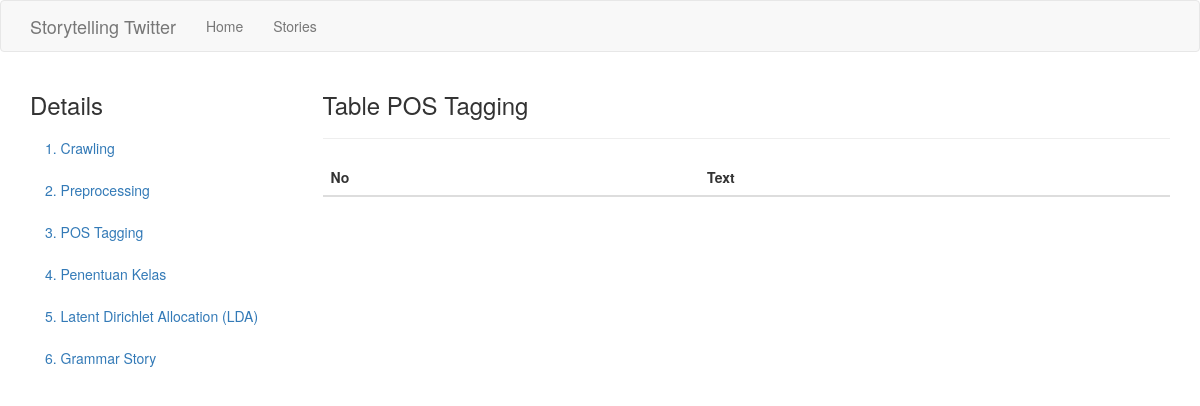
The app's page /stories/1/details/postag, older data.
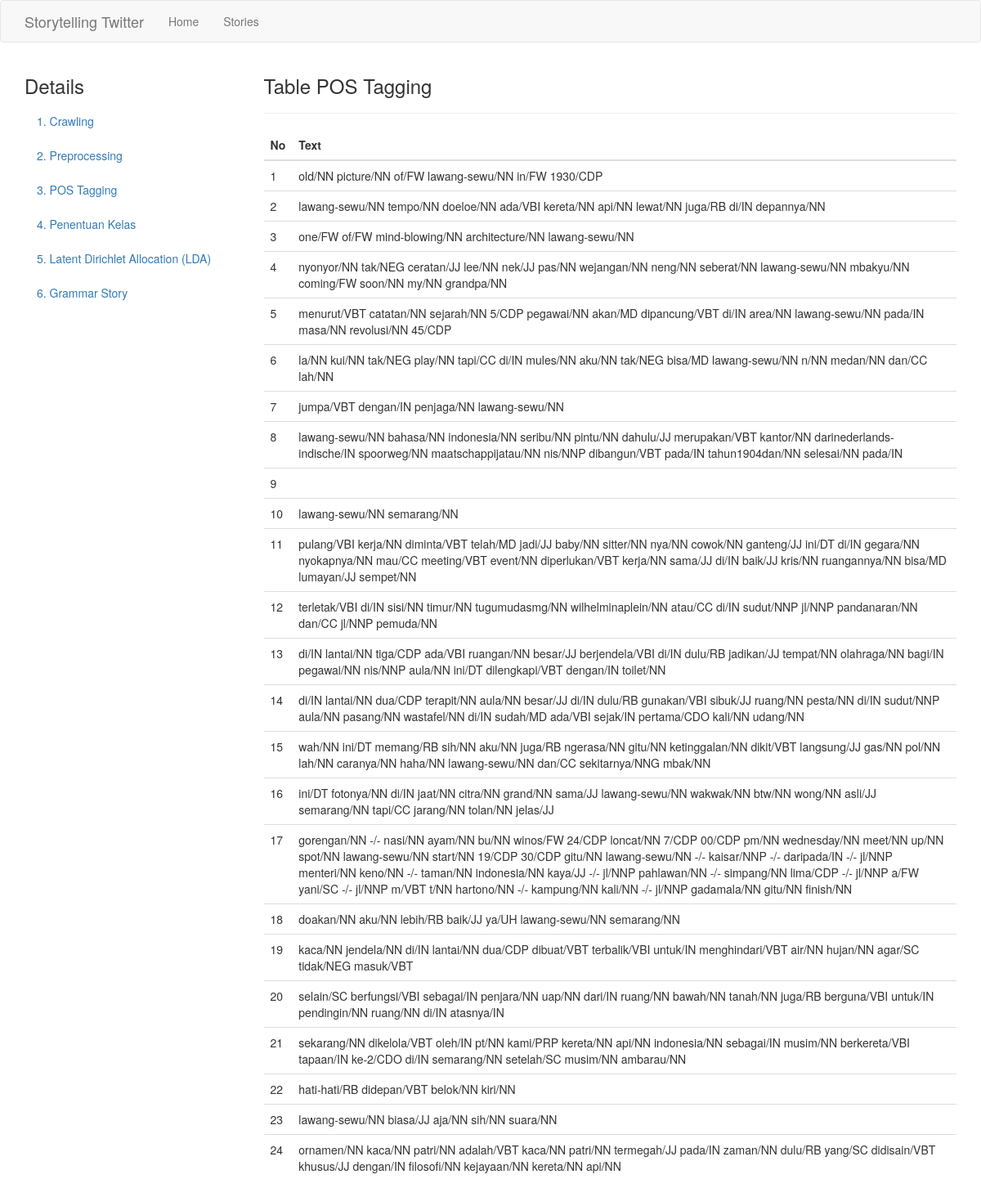
The same page, newer data.
### app/models.py (models this page shows, shortened)
class PosTag(db.Model):
    __tablename__ = 'postag'
    id = db.Column(db.Integer, primary_key=True)
    text = db.Column(db.String(200))
    tweet_id = db.Column(db.Integer, db.ForeignKey('tweet.id'), nullable=False)
    crawler_id = db.Column(db.Integer, db.ForeignKey('crawler.id'), nullable=False)

### app/main/routes.py (the view)
@bp.route('/stories/<int:id>/details/postag', methods=['GET', 'POST'])
def get_postag(id):
    postag = PosTag.query.filter_by(crawler_id=id)
    return render_template("details_postag.html", crawler_id=id, postag=postag)

### app/templates/details_postag.html (shortened to what this page needs)
{% extends 'bootstrap/base.html' %}
{% block head %}
{{super()}}
<link rel="stylesheet" href="https://maxcdn.bootstrapcdn.com/bootstrap/3.3.7/css/bootstrap.min.css">
<link rel="stylesheet" href="https://cdn.datatables.net/1.10.19/css/dataTables.bootstrap.min.css">
{% endblock %}
{% block navbar %}
<nav class="navbar navbar-default">
  <div class="container">
    <div class="navbar-header">
      <a class="navbar-brand" href="{{ url_for('main.index') }}">{{ _('Storytelling Twitter') }}</a>
    </div>
    <div class="collapse navbar-collapse" id="bs-example-navbar-collapse-1">
      <ul class="nav navbar-nav">
        <li><a href="{{ url_for('main.index') }}">{{ _('Home') }}</a></li>
        <li><a href="{{ url_for('main.stories') }}">{{ _('Stories') }}</a></li>
      </ul>
    </div>
  </div>
</nav>
{% endblock %}
{% block content %}
<div class="container">
  <div class="row">
    <nav class="col-sm-3" id="myScrollspy">
      <ol class="nav nav-stacked" id="sidebar" data-spy="affix" data-offset-top="0">
        <h3>Details</h3>
        <li><a href="{{url_for('main.get_crawling', id=crawler_id)}}">1. Crawling</a></li>
        <li><a href="{{url_for('main.get_preprocessing', id=crawler_id)}}">2. Preprocessing</span></a></li>
        <li><a href="{{url_for('main.get_postag', id=crawler_id)}}">3. POS Tagging</a></li>
        <li><a href="{{url_for('main.get_kelas', id=crawler_id)}}">4. Penentuan Kelas</a></li>
        <li><a href="{{url_for('main.get_lda', id=crawler_id)}}">5. Latent Dirichlet Allocation (LDA)</a></li>
        <li><a href="{{url_for('main.get_grammar_story', id=crawler_id)}}">6. Grammar Story</a></li>
      </ol>
    </nav>
    <div class="col-md-9">
      <h3>Table POS Tagging</h3>
      <hr>
      <table class="table table-stripped" id="tblPostag">
        <thead>
          <th>No</th>
          <th>Text</th>
        </thead>
        <tbody>
          {% set ns = namespace(i=1) %}
          {% for item in postag %}
          <tr>
            <td>{{ ns.i }}</td>
            <td>{{ item.text }}</td>
          </tr>
          {% set ns.i = ns.i+1 %}
          {% endfor %}
        </tbody>
      </table>
    </div>
  </div>
</div>
{% endblock %}

Row changes from the older to the newer data that the page shows:
added PosTag: i "1", text "old/NN picture/NN of/FW lawang-sewu/NN in/FW 1930/CDP"
added PosTag: i "2", text "lawang-sewu/NN tempo/NN doeloe/NN ada/VBI kereta/NN api/NN lewat/NN juga/RB di/IN depannya/NN"
added PosTag: i "3", text "one/FW of/FW mind-blowing/NN architecture/NN lawang-sewu/NN"
added PosTag: i "4", text "nyonyor/NN tak/NEG ceratan/JJ lee/NN nek/JJ pas/NN wejangan/NN neng/NN seberat/NN lawang-sewu/NN mbakyu/NN coming/FW soon/NN my/NN grandpa/NN"
added PosTag: i "5", text "menurut/VBT catatan/NN sejarah/NN 5/CDP pegawai/NN akan/MD dipancung/VBT di/IN area/NN lawang-sewu/NN pada/IN masa/NN revolusi/NN 45/CDP"
added PosTag: i "6", text "la/NN kui/NN tak/NEG play/NN tapi/CC di/IN mules/NN aku/NN tak/NEG bisa/MD lawang-sewu/NN n/NN medan/NN dan/CC lah/NN"
added PosTag: i "7", text "jumpa/VBT dengan/IN penjaga/NN lawang-sewu/NN"
added PosTag: i "8", text "lawang-sewu/NN bahasa/NN indonesia/NN seribu/NN pintu/NN dahulu/JJ merupakan/VBT kantor/NN darinederlands-indische/IN spoorweg/NN maatschappijatau/NN nis/NNP dibangun/VBT pada/IN tahun1904dan/NN selesai/NN pada/IN"
added PosTag: i "9"
added PosTag: i "10", text "lawang-sewu/NN semarang/NN"
added PosTag: i "11", text "pulang/VBI kerja/NN diminta/VBT telah/MD jadi/JJ baby/NN sitter/NN nya/NN cowok/NN ganteng/JJ ini/DT di/IN gegara/NN nyokapnya/NN mau/CC meeting/VBT event/NN diperlukan/VBT kerja/NN sama/JJ di/IN baik/JJ kris/NN ruangannya/NN bisa/MD lumayan/JJ sempet/NN"
added PosTag: i "12", text "terletak/VBI di/IN sisi/NN timur/NN tugumudasmg/NN wilhelminaplein/NN atau/CC di/IN sudut/NNP jl/NNP pandanaran/NN dan/CC jl/NNP pemuda/NN"
added PosTag: i "13", text "di/IN lantai/NN tiga/CDP ada/VBI ruangan/NN besar/JJ berjendela/VBI di/IN dulu/RB jadikan/JJ tempat/NN olahraga/NN bagi/IN pegawai/NN nis/NNP aula/NN ini/DT dilengkapi/VBT dengan/IN toilet/NN"
added PosTag: i "14", text "di/IN lantai/NN dua/CDP terapit/NN aula/NN besar/JJ di/IN dulu/RB gunakan/VBI sibuk/JJ ruang/NN pesta/NN di/IN sudut/NNP aula/NN pasang/NN wastafel/NN di/IN sudah/MD ada/VBI sejak/IN pertama/CDO kali/NN udang/NN"
added PosTag: i "15", text "wah/NN ini/DT memang/RB sih/NN aku/NN juga/RB ngerasa/NN gitu/NN ketinggalan/NN dikit/VBT langsung/JJ gas/NN pol/NN lah/NN caranya/NN haha/NN lawang-sewu/NN dan/CC sekitarnya/NNG mbak/NN"
added PosTag: i "16", text "ini/DT fotonya/NN di/IN jaat/NN citra/NN grand/NN sama/JJ lawang-sewu/NN wakwak/NN btw/NN wong/NN asli/JJ semarang/NN tapi/CC jarang/NN tolan/NN jelas/JJ"
added PosTag: i "17", text "gorengan/NN -/- nasi/NN ayam/NN bu/NN winos/FW 24/CDP loncat/NN 7/CDP 00/CDP pm/NN wednesday/NN meet/NN up/NN spot/NN lawang-sewu/NN start/NN 19/CDP 30/CDP gitu/NN lawang-sewu/NN -/- kaisar/NNP -/- daripada/IN -/- jl/NNP menteri/NN keno/NN -/- taman/NN indonesia/NN kaya/JJ -/- jl/NNP pahlawan/NN -/- simpang/NN lima/CDP -/- jl/NNP a/FW yani/SC -/- jl/NNP m/VBT t/NN hartono/NN -/- kampung/NN kali/NN -/- jl/NNP gadamala/NN gitu/NN finish/NN"
added PosTag: i "18", text "doakan/NN aku/NN lebih/RB baik/JJ ya/UH lawang-sewu/NN semarang/NN"
added PosTag: i "19", text "kaca/NN jendela/NN di/IN lantai/NN dua/CDP dibuat/VBT terbalik/VBI untuk/IN menghindari/VBT air/NN hujan/NN agar/SC tidak/NEG masuk/VBT"
added PosTag: i "20", text "selain/SC berfungsi/VBI sebagai/IN penjara/NN uap/NN dari/IN ruang/NN bawah/NN tanah/NN juga/RB berguna/VBI untuk/IN pendingin/NN ruang/NN di/IN atasnya/IN"
added PosTag: i "21", text "sekarang/NN dikelola/VBT oleh/IN pt/NN kami/PRP kereta/NN api/NN indonesia/NN sebagai/IN musim/NN berkereta/VBI tapaan/IN ke-2/CDO di/IN semarang/NN setelah/SC musim/NN ambarau/NN"
added PosTag: i "22", text "hati-hati/RB didepan/VBT belok/NN kiri/NN"
added PosTag: i "23", text "lawang-sewu/NN biasa/JJ aja/NN sih/NN suara/NN"
added PosTag: i "24", text "ornamen/NN kaca/NN patri/NN adalah/VBT kaca/NN patri/NN termegah/JJ pada/IN zaman/NN dulu/RB yang/SC didisain/VBT khusus/JJ dengan/IN filosofi/NN kejayaan/NN kereta/NN api/NN"
